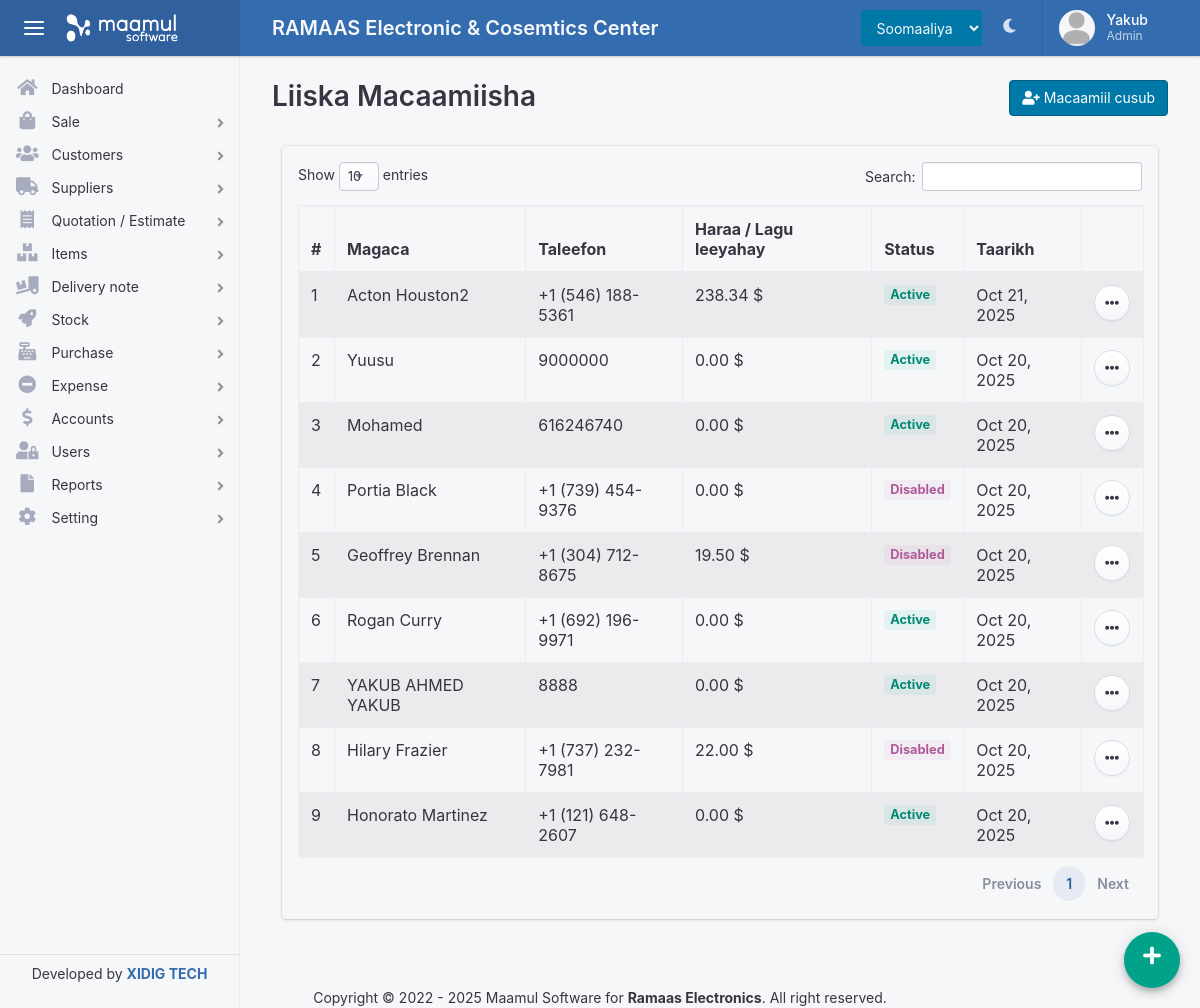
The app's page /customer/list.php (signed in) with its own data.
### tables this page shows
CREATE TABLE `usergroup` (
  `group_id` int(11) NOT NULL,
  `group_name` varchar(50) DEFAULT NULL,
  `description` varchar(50) DEFAULT NULL,
  `warehouse` int(11) DEFAULT NULL,
  `created_date` datetime DEFAULT NULL,
  `created_by` int(11) DEFAULT NULL
);

CREATE TABLE `menu` (
  `menu_id` int(11) NOT NULL,
  `menu_name` varchar(50) DEFAULT NULL,
  `menu_icon` varchar(50) DEFAULT NULL,
  `has_sup_menu` int(11) DEFAULT NULL,
  `url` varchar(255) DEFAULT NULL,
  `sort_by` int(11) NOT NULL
);

CREATE TABLE `customer` (
  `customer_id` int(11) NOT NULL,
  `cust_serial` varchar(50) DEFAULT NULL,
  `cust_name` varchar(50) DEFAULT NULL,
  `cust_phone` varchar(50) DEFAULT NULL,
  `cust_addr` varchar(255) DEFAULT NULL,
  `cust_email` varchar(50) DEFAULT NULL,
  `description` varchar(255) DEFAULT NULL,
  `reg_date` datetime DEFAULT NULL,
  `reg_by` int(11) DEFAULT NULL,
  `warehouse_id` int(11) DEFAULT NULL,
  `status` varchar(50) NOT NULL
);

### customer/list.php (the view, shortened to what this page needs)
<?php $title = 'Customer list';  include(ROOT_PATH . '/inc/header.php'); ?>
      <?php $menu = 'People'  ?>
  <body>
    <div class="app">
      <?php include(ROOT_PATH .'/inc/nav.php'); ?>
      <?php include(ROOT_PATH . '/inc/sidebar.php'); ?>
      <main class="app-main">
        <div class="wrapper">
          <div class="page">
            <div class="page-inner">
              <header class="page-title-bar">
              <div class="row">
                <div class="col-md-6">
                  <h1 class="page-title"> Liiska Macaamiisha </h1>
                </div>
                <div class="col-md-6 text-right">
                    <a href="<?= BASE_URL ?>customer/add" class="btn btn-info text-right"> <i class="fa fa-user-plus"></i> Macaamiil cusub </a>
                </div>
                <a href="<?= BASE_URL ?>customer/add" class="btn btn-success btn-floated "><span class="fa fa-plus my-2"></span></a>
              </div>
              </header>
              <div class="page-section">
                <div class="section-block">
                  <div class="col-md-12">
                    <div class="card bg-light ">
                      <div class="card-body ">
                        <table id="example1" class="table table-bordered  table-striped ">
                          <thead>
                            <tr>
                              <th>#</th>
                              <th>Magaca</th>
                              <th>Taleefon</th>
                              <th>Haraa / Lagu leeyahay</th>
                              <th>Status</th>
                              <th>Taarikh</th>
                              <th></th>
                            </tr>
                          </thead>
                          <tbody>
                            <?php
                              function get_balance($id){
                                global $con;
                                $stmt = "SELECT SUM(balance) FROM orders WHERE cust_id = $id ";
                                $result = mysqli_query($con, $stmt);
                                $row = mysqli_fetch_array($result);
                                if(empty($row[0])){
                                  return "0.00";
                                }else{
                                  return $row[0];
                                }
                              }
                            ?>
                              <?php
                                $i = 0;
                                $stmt = "SELECT * FROM customer ORDER by customer_id DESC";
                                $result = mysqli_query($con, $stmt);
                                while($row = mysqli_fetch_assoc($result)){
                                    $i++;
                                    $cust_id = $row['customer_id'];
                                    $name = $row['cust_name'];
                                    $phone = $row['cust_phone'];
                                    $status = $row['status'];
                                    $date = date("M d, Y", strtotime($row['reg_date']));
                                    if($status == "Active"){
                                      $status = " <span class='badge badge-subtle badge-success'>$status</span> ";
                                    }else{
                                        $status = " <span class='badge badge-subtle badge-danger'>$status</span> ";
                                    }
                                    $balance = get_balance($cust_id);
                                    if($cust_id == 29){ $balance = "N/A"; } else{ $balance = $balance . " $"; }
                                    echo "
                                        <tr>
                                            <td>$i</td>
                                            <td>$name</td>
                                            <td>$phone</td>
                                            <td>$balance </td>
                                            <td> <p>$status</p> </td>
                                            <td>$date</td>
                                            <td>";
                                            if($cust_id != 29){
                                              echo "
                                                <div class='dropdown d-inline-block'>
                                                  <button class='btn btn-icon btn-secondary' data-toggle='dropdown' aria-expanded='false'><i class='fa fa-fw fa-ellipsis-h'></i></button>
                                                  <div class='dropdown-menu dropdown-menu-right' style=''>
                                                    <div class='dropdown-arrow'></div>
                                                    <button type='button' data-toggle='modal' data-target='#custDetailModal' id='view_cust' data-id='$cust_id' class='dropdown-item'> <i class='fa fa-eye'></i> View Customer</button>
                                                    <button type='button' data-toggle='modal' data-target='#editCustModal' id='edit_cust' data-id='$cust_id' class='dropdown-item'> <i class='fa fa-edit'></i> Edit Customer</button>
                                                    <button type='button' class='dropdown-item btn-danger' id='del_cust' data-id='$cust_id'><i class='fa fa-trash'></i> Delete Customer</button>
                                                  </div>
                                                </div>
                                              "; }echo "
                                            </td>
                                        </tr>
                                    ";
                                }
                              ?>
                          </tbody>
                        </table>
                      </div>
                    </div>
                  </div>
                </div>
              </div>
              </div>
            </div>
          </div>
        </div>
          <?php include(ROOT_PATH .'/inc/footer.php'); ?>
<?php include(ROOT_PATH .'/inc/footer_links.php'); ?>

### inc/nav.php (shortened to what this page needs)
<header class="app-header app-header-dark">
        <div class="top-bar">
          <div class="top-bar-brand">
            <button class="hamburger hamburger-squeeze mr-2" type="button" data-toggle="aside-menu" aria-label="toggle aside menu"><span class="hamburger-box"><span class="hamburger-inner"></span></span></button>
            <a href="<?= BASE_URL ?>">
                <img src="<?= BASE_URL ?>assets/images/logo/logo.png" height='40' alt="">
            </a>
          </div>
          <div class="top-bar-list">
            <div class="top-bar-item top-bar-item-full">
              <h5 class=' w-100 text-light my-1 '>RAMAAS Electronic & Cosemtics Center</h5>
            </div>
            <div class="top-bar-item top-bar-item-right px-0 d-none d-sm-flex">
              <ul class="header-nav nav">
                <div class="nav-item ">
                  <select name="" id="" class="form-control bg-info text-light " style='border:0;'>
                    <option value="English">Soomaaliya</option>
                  </select>
                </div>
                <li class="nav-item dropdown header-nav-dropdown ">
                  <a class="nav-link" data-toggle="skin" href="#"   ><span class="fas fa-moon ml-1"></span></a>
                </li>
              </ul>
              <div class="dropdown d-none d-md-flex">
                <button class="btn-account" type="button" data-toggle="dropdown" aria-haspopup="true" aria-expanded="false"><span class="user-avatar user-avatar-md"><img src="<?= BASE_URL ?>assets/images/<?php if(empty($_SESSION['profile'])){echo 'profile.png';}else{ echo $_SESSION['profile'];}  ?>" alt=""></span> <span class="account-summary pr-lg-4 d-none d-lg-block"><span class="account-name"><?=$_SESSION['fname'] ?></span> <span class="account-description"><?php echo get_role(); ?></span></span></button>
              </div>
            </div>
          </div>
        </div>
      </header>
  <?php
    function get_role(){
      global $con;
      $id = $_SESSION['uid'];
      $stmt = "SELECT * FROM usergroup WHERE group_id in (SELECT usergroup FROM users WHERE userid = $id)";
      $result = mysqli_query($con, $stmt);
      $row = mysqli_fetch_assoc($result);
      echo $row['group_name'];
    }
  ?>

### inc/sidebar.php (shortened to what this page needs)
<aside class="app-aside app-aside-expand-md app-aside-light">
        <div class="aside-content">
          <div class="aside-menu overflow-hidden">
            <nav id="stacked-menu" class="stacked-menu">
              <ul class="menu">
                <li class="menu-item  <?php if(isset($menu) && $menu == 'Dashboard') {echo 'has-active'; }else{ echo '';} ?>">
                  <a href="<?= BASE_URL ?>" class="menu-link"><span class="menu-icon fas fa-home"></span> <span class="menu-text">Dashboard</span></a>
                </li>
                <?php
                  $groupid = $_SESSION['usergroup'];
                  $stmt = "SELECT * from menu WHERE menu_id in (SELECT menu_id FROM submenu WHERE submenu_id IN(
                  SELECT sub_menu_id FROM previlage WHERE group_id = $groupid)) ORDER BY sort_by ASC";
                  $result = mysqli_query($con, $stmt);
                  while($row = mysqli_fetch_assoc($result)){
                    $name = $row['menu_name'];
                    $icon = $row['menu_icon'];
                   if(isset($menu) && $menu == $name) { $is_active = 'has-active'; } else { $is_active = '';}
                    echo "
                    <li class='menu-item  has-child $is_active'>
                      <a href='#' class='menu-link'><span class='$icon'></span> <span class='menu-text'>$name</span></a>
                      <ul class='menu'>  ";
                        echo "
                        </ul>
                        </li>
                        ";
                  }
                ?>
              </ul>
            </nav>
          </div>
          <footer class="aside-footer border-top p-2">
            <p href="" class="text-center"> Developed by <strong> <a href="xidigtech.com">XIDIG TECH</a> </strong> </p>
          </footer>
        </div>
      </aside>

### records on screen
usergroup: group_name "Admin"
menu: menu_name "Sale"
menu: menu_name "Customers"
menu: menu_name "Suppliers"
menu: menu_name "Quotation / Estimate"
menu: menu_name "Items"
menu: menu_name "Delivery note"
menu: menu_name "Stock"
menu: menu_name "Purchase"
menu: menu_name "Expense"
menu: menu_name "Accounts"
menu: menu_name "Users"
menu: menu_name "Reports"
menu: menu_name "Setting"
customer: cust_name "Acton Houston2", cust_phone "+1 (546) 188-5361", balance "238.34 $", status "Active", reg_date "Oct 21, 2025"
customer: cust_name "Yuusu", cust_phone "9000000", balance "0.00 $", status "Active", reg_date "Oct 20, 2025"
customer: cust_name "Mohamed", cust_phone "616246740", balance "0.00 $", status "Active", reg_date "Oct 20, 2025"
customer: cust_name "Portia Black", cust_phone "+1 (739) 454-9376", balance "0.00 $", status "Disabled", reg_date "Oct 20, 2025"
customer: cust_name "Geoffrey Brennan", cust_phone "+1 (304) 712-8675", balance "19.50 $", status "Disabled", reg_date "Oct 20, 2025"
customer: cust_name "Rogan Curry", cust_phone "+1 (692) 196-9971", balance "0.00 $", status "Active", reg_date "Oct 20, 2025"
customer: cust_name "YAKUB AHMED YAKUB", cust_phone "8888", balance "0.00 $", status "Active", reg_date "Oct 20, 2025"
customer: cust_name "Hilary Frazier", cust_phone "+1 (737) 232-7981", balance "22.00 $", status "Disabled", reg_date "Oct 20, 2025"
customer: cust_name "Honorato Martinez", cust_phone "+1 (121) 648-2607", balance "0.00 $", status "Active", reg_date "Oct 20, 2025"

### other values on screen
$_SESSION['fname'] "Yakub"
